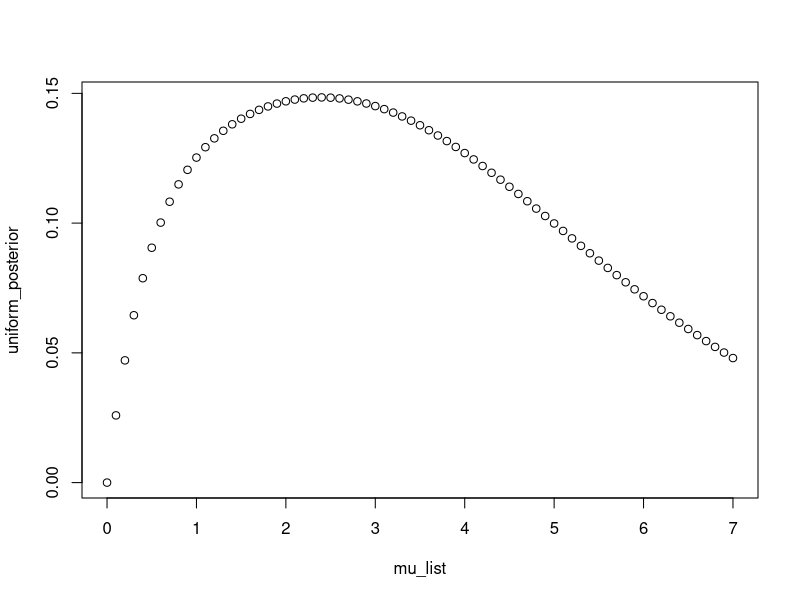

R code for this plot:
## ---- chunk 1
knitr::opts_chunk$set(echo = TRUE)

color_vector <- c("#CC0000",   # Dark red
                  "#CC79A7",   # Muted purple
                  "#D55E00",   # Vermilion
                  "#009E73",   # Bluish green
                  "#56B4E9",   # Sky blue
                  '#000046',   # Deep Blue
                  "#DB1E60",   # Pinkish-red
                  "#E69F00")   # Yellow-orange

## ---- chunk 2
library(dplyr)
library(ggplot2)
## ---- chunk 3
observed_particles <- c(4, 1, 3, 1, 5, 3)
particles_mean <- observed_particles %>% mean
particles_std  <- observed_particles %>% sd

writeLines(sprintf(
  'The observed number of particles in a fixed time interval of 10s is on average %.1f, with a standard deviation of %.1f',
  particles_mean, particles_std
))
(expression('Given this observations, as a first approach I assume a uniform prior for ', mu, ' from 0 to 7'))

mu_lim <- c(0, 7)
p_mu <- (mu_lim[2]-mu_lim[1])^(-1)
mu_list <- seq(mu_lim[1], mu_lim[2], by=0.1)

uniform_prior <- function(mu) p_mu
likelihood <- function(mu, data) {sum(sapply(data, function(x) dpois(x, mu)))}
posterior  <- function(mu, data, prior, likelihood) likelihood(mu, data) * prior(mu)

uniform_posterior <- sapply(mu_list, function(mu) posterior(mu, observed_particles, uniform_prior, likelihood))
plot(x = mu_list, y=uniform_posterior)
## ---- chunk 4

## ---- chunk 5

## ---- chunk 6

